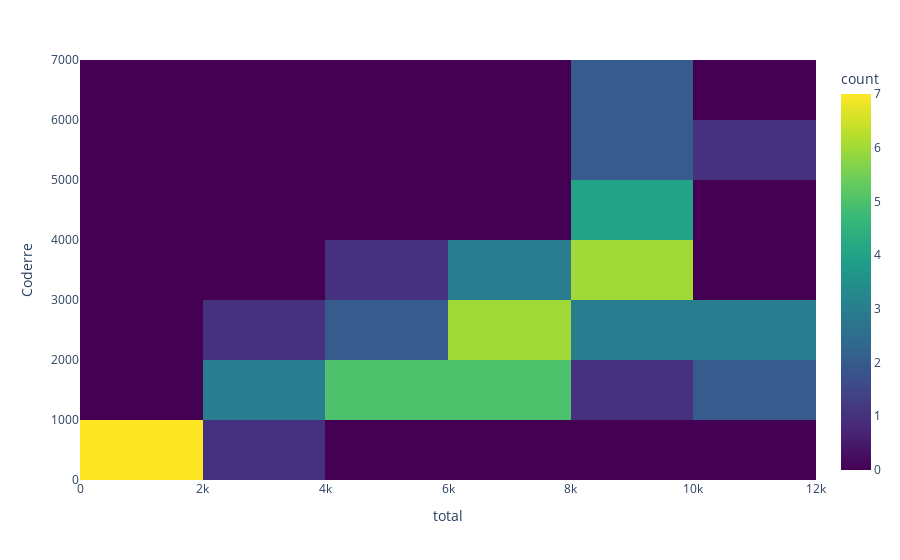

Here is the notebook cell this chart was saved with:
### Markdown cell above
Because heat maps are also a type of histogram, we could change the number of bins to understand where the datapoints are mostly located in the dataset. Like histogram, finding the right size of the bin is important to get the correct representation of the data.

### Code cell
fig = px.density_heatmap(election_data,x="total",y="Coderre",nbinsx=10,nbinsy=10,color_continuous_scale="Viridis")
fig.show()

### Figure 1 — Plotly figure (JSON) as saved in the notebook; plotly's stock layout.template omitted (floating-point values rounded to 4 significant figures)
{"data": [{"coloraxis": "coloraxis", "hovertemplate": "total=%{x}<br>Coderre=%{y}<br>count=%{z}<extra></extra>", "name": "", "nbinsx": 10, "nbinsy": 10, "x": [7334, 6363, 8650, 9030, 10747, 7370, 8316, 10546, 9465, 8351, 9282, 11050, 10867, 10866, 9259, 7247, 9587, 8385, 6454, 8479, 9378, 7096, 9200, 7956, 4099, 6357, 6445, 5872, 7583, 10802, 5615, 3951, 3469, 4663, 4287, 5172, 4687, 7688, 6125, 3263, 3003, 4438, 9560, 7809, 1887, 1889, 1432, 789, 9737, 9135, 7900, 8025, 9111, 8060, 2062, 1965, 1330, 1678], "xaxis": "x", "xbingroup": "x", "y": [2481, 2525, 3348, 1734, 1770, 1455, 3252, 5456, 4734, 5737, 2979, 1827, 2331, 2670, 3673, 3612, 4308, 4104, 3931, 5387, 2432, 2566, 3347, 2476, 1451, 1906, 1347, 3668, 2878, 2201, 2420, 2184, 1589, 2526, 1873, 1644, 1548, 1773, 2040, 1165, 1193, 1325, 4201, 3536, 631, 595, 518, 332, 3694, 2746, 1546, 3509, 6591, 6229, 996, 540, 446, 491], "yaxis": "y", "ybingroup": "y", "type": "histogram2d"}], "layout": {"xaxis": {"anchor": "y", "domain": [0, 1], "title": {"text": "total"}}, "yaxis": {"anchor": "x", "domain": [0, 1], "title": {"text": "Coderre"}}, "coloraxis": {"colorbar": {"title": {"text": "count"}}, "colorscale": [[0, "#440154"], [0.1111, "#482878"], [0.2222, "#3e4989"], [0.3333, "#31688e"], [0.4444, "#26828e"], [0.5556, "#1f9e89"], [0.6667, "#35b779"], [0.7778, "#6ece58"], [0.8889, "#b5de2b"], [1, "#fde725"]]}, "legend": {"tracegroupgap": 0}, "margin": {"t": 60}}}
